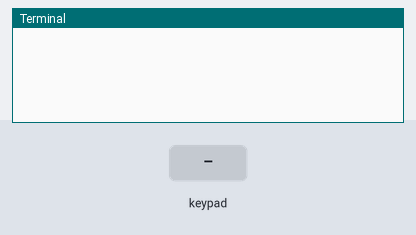
Simulated run of this program. Board: Raspberry Pi (BCM pin numbers). Shown: the last lines printed to the terminal. Inputs (shaded band) come from the test bench.

Above: at 1.2 s.
1.3 s: key '1' pressed
At 2.2 s:
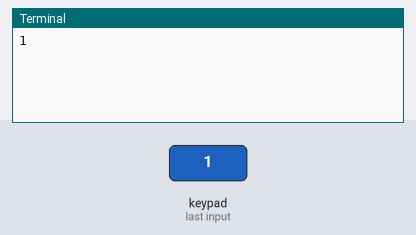
3.0 s: keypad keys 1 2 # pressed 0.4 s apart
At 5.3 s:
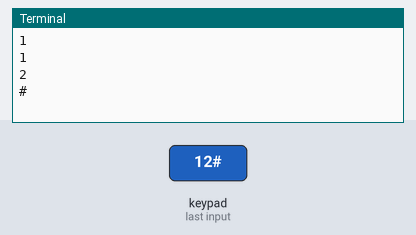
5.7 s: key 'A' pressed
At 6.8 s:
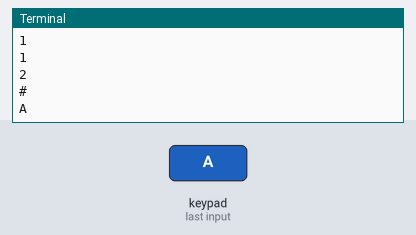
7.5 s: keypad keys 1 2 * pressed 0.4 s apart
At 9.8 s:
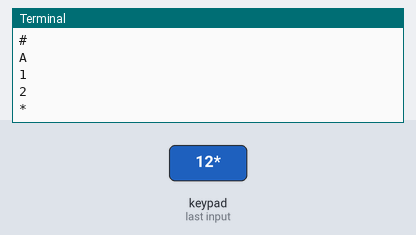
10.2 s: key 'B' pressed
At 11.5 s:
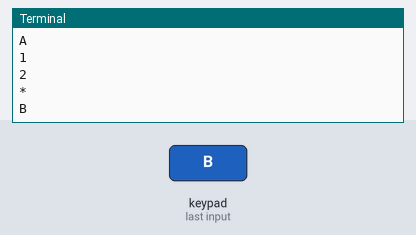
12.0 s: keypad keys 1 2 D pressed 0.4 s apart
At 13.4 s:
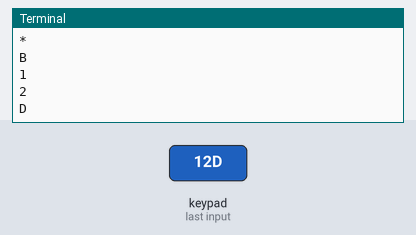

The program:

demo_zero_w_keypad_lcd1602.py
```python
""""Python Script implements Keypad on LCD 1602"""

# import required libraries
import RPi.GPIO as GPIO
import time

# these GPIO pins are connected to the keypad
# change these according to your connections!
L1 = 25
L2 = 8
L3 = 7
L4 = 1

C1 = 12
C2 = 16
C3 = 20
C4 = 21

# Initialize the GPIO pins

GPIO.setwarnings(False)
GPIO.setmode(GPIO.BCM)

GPIO.setup(L1, GPIO.OUT)
GPIO.setup(L2, GPIO.OUT)
GPIO.setup(L3, GPIO.OUT)
GPIO.setup(L4, GPIO.OUT)

# Make sure to configure the input pins to use the internal pull-down resistors

GPIO.setup(C1, GPIO.IN, pull_up_down=GPIO.PUD_DOWN)
GPIO.setup(C2, GPIO.IN, pull_up_down=GPIO.PUD_DOWN)
GPIO.setup(C3, GPIO.IN, pull_up_down=GPIO.PUD_DOWN)
GPIO.setup(C4, GPIO.IN, pull_up_down=GPIO.PUD_DOWN)

# The readLine function implements the procedure discussed in the article
# It sends out a single pulse to one of the rows of the keypad
# and then checks each column for changes
# If it detects a change, the user pressed the button that connects the given line
# to the detected column

def read_line(line, characters):
    """"Read line"""
    GPIO.output(line, GPIO.HIGH)
    if GPIO.input(C1) == 1:
        print(characters[0])
    if GPIO.input(C2) == 1:
        print(characters[1])
    if GPIO.input(C3) == 1:
        print(characters[2])
    if GPIO.input(C4) == 1:
        print(characters[3])
    GPIO.output(line, GPIO.LOW)

try:
    while True:
        # call the readLine function for each row of the keypad
        read_line(L1, ["1","2","3","A"])
        read_line(L2, ["4","5","6","B"])
        read_line(L3, ["7","8","9","C"])
        read_line(L4, ["*","0","#","D"])
        time.sleep(0.5)
except KeyboardInterrupt:
    print("\nApplication stopped!")
```

Measured:
- after the input at 1.3 s, the terminal: prints a new line after 0.20 s (image 1)
- after the input at 3.0 s, the terminal: prints a new line after 0.50 s (image 2)
- after the input at 5.7 s, the terminal: prints a new line after 0.30 s (image 3)
- after the input at 7.5 s, the terminal: prints a new line at once (image 4)
- after the input at 10.2 s, the terminal: prints a new line after 0.30 s (image 5)
- after the input at 12.0 s, the terminal: prints a new line at once (image 6)
